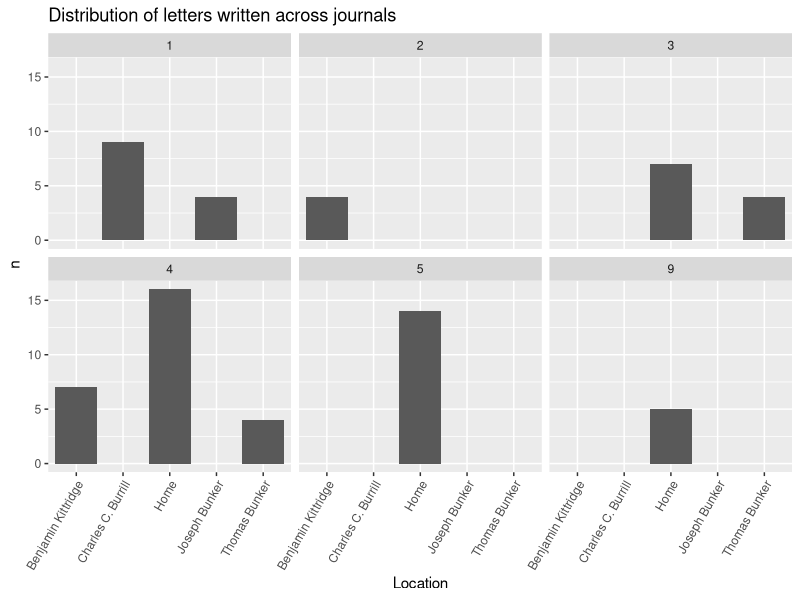
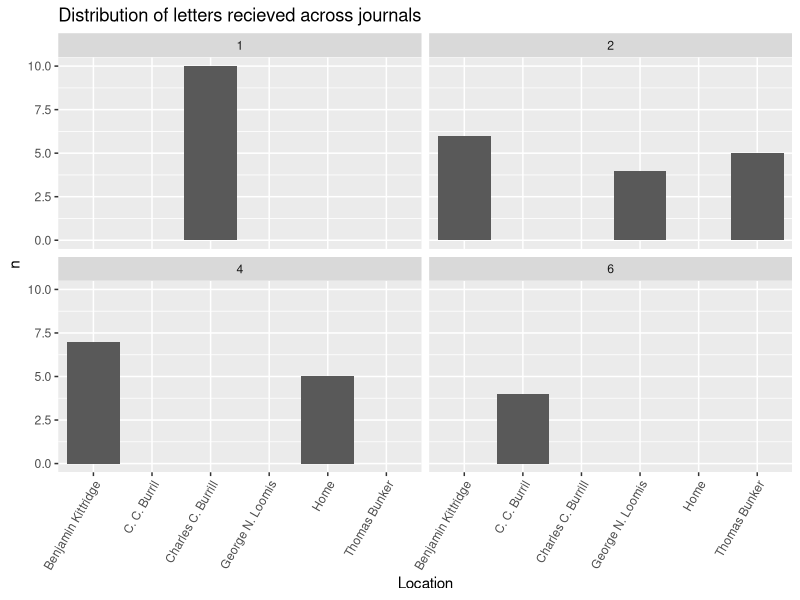
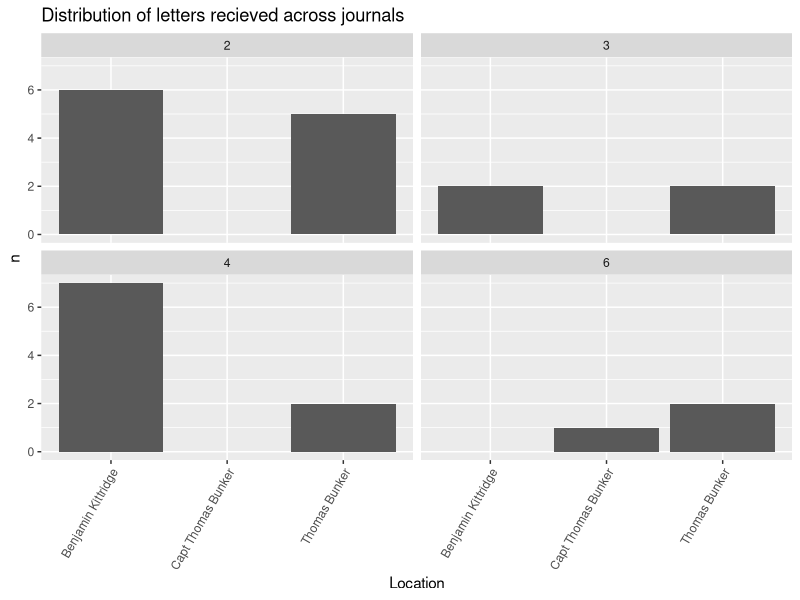
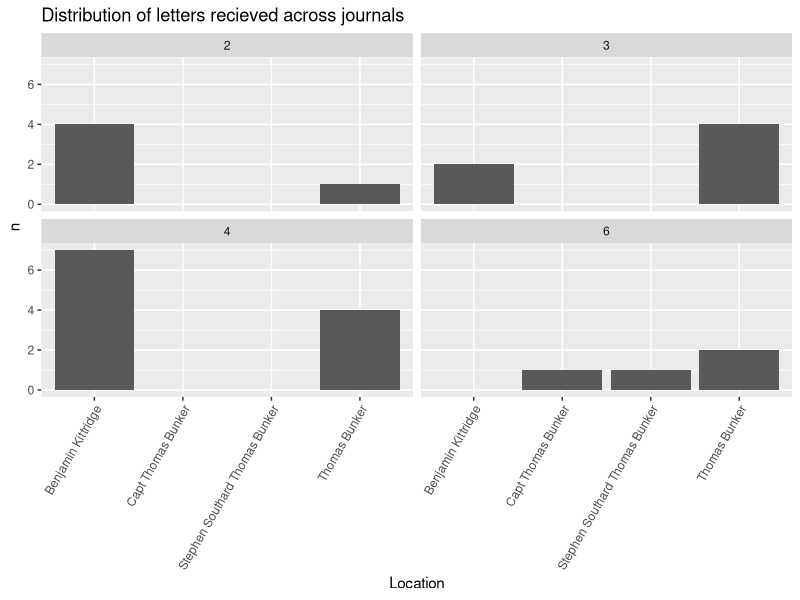

Write the R code that produced these figures, in order.
## ---- chunk 1
install.packages(c("tidyverse", 
                   "tidytext",
                   "stopwords",
                   "widyr",
                   "tidygraph",
                   "tidylo",
                   "ggraph",
                   "wordcloud",
                   "dplyr"))
## ---- chunk 2
library(dplyr)
library(tidyverse)
library("magrittr") 
library(tidyverse)
library(tidytext)
## ---- chunk 3
library(readr)
journal_71_72 <- read_csv("Data_Sets/journal_1871_1872 - Sheet1 (1).csv")
journal_73 <- read_csv("Data_Sets/journal_1873 - Sheet1.csv")
journal_74 <- read_csv("Data_Sets/journal_1874 - Sheet1.csv")
journal_75 <- read_csv("Data_Sets/journal_1875 - Sheet1.csv")
journal_76 <- read_csv("Data_Sets/journal_1876 - Sheet1.csv")
journal_77 <- read_csv("Data_Sets/journal_1877 - Sheet1.csv")
journal_80 <- read_csv("Data_Sets/journal_1880 - Sheet1.csv")
journal_83 <- read_csv("Data_Sets/journal_1883 - Sheet1.csv")
journal_84 <- read_csv("Data_Sets/journal_1884 - Sheet1.csv")
journal_86 <- read_csv("Data_Sets/journal_1886 - Sheet1.csv")

## ---- chunk 4
journal_71_72$journal <- 1
journal_73$journal <- 2
journal_74$journal <- 3
journal_75$journal <- 4
journal_76$journal <- 5
journal_77$journal <- 6

journal_80$journal <- 9

journal_83$journal <- 12
journal_84$journal <- 13

journal_86$journal <- 15
## ---- chunk 5
journal_71_72 <- journal_71_72 %>%
  rename(transcription_accuracy = transcription) %>%
  mutate(image_path = as.character(image_path)) %>%
  mutate(image_description = as.character(image_description))

journal_75 <- journal_75 %>%
  mutate(quantity = as.character(quantity)) %>%
  mutate(latitude = as.logical(latitude)) %>%
  mutate(latitude_origin = as.logical(latitude_origin)) %>%
  mutate(longitude = as.logical(longitude)) %>%
  mutate(longitude_origin = as.logical(longitude_origin))

journal_76 <- journal_76 %>%
  mutate(quantity = as.character(quantity)) %>%
  mutate(latitude = as.logical(latitude)) %>%
  mutate(latitude_origin = as.logical(latitude_origin)) %>%
  mutate(longitude = as.logical(longitude)) %>%
  mutate(longitude_origin = as.logical(longitude_origin)) %>%
  mutate(image_path = as.character(image_path)) %>%
  mutate(image_description = as.character(image_description)) %>%
  mutate(noteworthy = as.logical(noteworthy))

journal_77 <- journal_77 %>%
  mutate(quantity = as.character(quantity)) %>%
  mutate(image_path = as.character(image_path)) %>%
  mutate(image_description = as.character(image_description)) %>%
  mutate(noteworthy = as.logical(noteworthy)) %>%
  mutate(temperature_am = as.logical(temperature_am))

journal_80 <- journal_80 %>%
  mutate(image_path = as.character(image_path)) %>%
  mutate(image_description = as.character(image_description)) %>%
  mutate(noteworthy = as.logical(noteworthy)) %>%
  mutate(temperature_am = as.logical(temperature_am)) %>%
  mutate(temperature_pm = as.logical(temperature_pm)) %>%
  mutate(temperature_night = as.logical(temperature_night))
  
journal_86 <- journal_86 %>%
  mutate(image_path = as.character(image_path)) %>%
  mutate(image_description = as.character(image_description)) %>%
  mutate(noteworthy = as.logical(noteworthy)) %>%
  mutate(temperature_am = as.logical(temperature_am)) %>%
  mutate(temperature_pm = as.logical(temperature_pm)) %>%
  mutate(temperature_night = as.logical(temperature_night)) %>%
  mutate(latitude = as.logical(latitude)) %>%
  mutate(recorder = as.character(recorder)) %>%
  mutate(notes = as.character(notes)) %>%
  select(- ...37)

journal_83 <- journal_83 %>%
  mutate(image_path = as.character(image_path)) %>%
  mutate(image_description = as.character(image_description)) %>%
  mutate(noteworthy = as.logical(noteworthy)) %>%
  mutate(temperature_am = as.logical(temperature_am)) %>%
  mutate(latitude = as.logical(latitude)) %>%
  mutate(latitude_origin = as.logical(latitude_origin)) %>%
  mutate(longitude_origin = as.logical(longitude_origin)) %>%
  mutate(letter_from = as.character(letter_from))
  
journal_84 <- journal_84 %>%
  mutate(image_path = as.character(image_path)) %>%
  mutate(image_description = as.character(image_description)) %>%
  mutate(noteworthy = as.logical(noteworthy)) %>%
  mutate(temperature_am = as.logical(temperature_am)) %>%
  mutate(latitude = as.logical(latitude)) %>%
  mutate(latitude_origin = as.logical(latitude_origin)) %>%
  mutate(letter_to = as.character(letter_to))%>%
  mutate(notes = as.character(notes))
## ---- chunk 6
journals <- dplyr::bind_rows(journal_71_72, journal_73, journal_74, journal_75, journal_76, journal_77, journal_80, journal_86)
## ---- chunk 7
letters <- journals %>%
  filter(letter != "no letter")
## ---- chunk 8
read_letters <- letters %>%
  filter(letter_from != "NA")
  
## ---- chunk 9
write_letters <- letters %>%
  filter(letter_to != "NA")
## ---- chunk 10
read_letters <- read_letters %>%
  separate(letter_from, c("person_1", "person_2", "person_3", "person_4"), sep = ",")
## ---- chunk 11
per_1 <- read_letters %>%
  select(person_1, journal, journal_entry, date_mdy, month, transcription_accuracy, location, location_accuracy, local_place, local_place_accuracy, latitude,latitude_origin, longitude, longitude_origin, quantity, unit, item, letter, wind_direction_am, wind_direction_pm, wind_direction_night, weather_condition_am, weather_condition_pm, weather_condition_night, temperature_am, temperature_pm, temperature_night, image_path, image_description, recorder, notes, noteworthy, second_check) %>%
  rename(from = person_1)
per_2 <- read_letters %>%
  select(person_2, journal, journal_entry, date_mdy, month, transcription_accuracy, location, location_accuracy, local_place, local_place_accuracy, latitude,latitude_origin, longitude, longitude_origin, quantity, unit, item, letter, wind_direction_am, wind_direction_pm, wind_direction_night, weather_condition_am, weather_condition_pm, weather_condition_night, temperature_am, temperature_pm, temperature_night, image_path, image_description, recorder, notes, noteworthy, second_check) %>%
  rename(from = person_2)
per_3 <- read_letters %>%
  select(person_3, journal, journal_entry, date_mdy, month, transcription_accuracy, location, location_accuracy, local_place, local_place_accuracy, latitude,latitude_origin, longitude, longitude_origin, quantity, unit, item, letter, wind_direction_am, wind_direction_pm, wind_direction_night, weather_condition_am, weather_condition_pm, weather_condition_night, temperature_am, temperature_pm, temperature_night, image_path, image_description, recorder, notes, noteworthy, second_check) %>%
  rename(from = person_3)
per_4 <- read_letters %>%
  select(person_4, journal, journal_entry, date_mdy, month, transcription_accuracy, location, location_accuracy, local_place, local_place_accuracy, latitude,latitude_origin, longitude, longitude_origin, quantity, unit, item, letter, wind_direction_am, wind_direction_pm, wind_direction_night, weather_condition_am, weather_condition_pm, weather_condition_night, temperature_am, temperature_pm, temperature_night, image_path, image_description, recorder, notes, noteworthy, second_check) %>%
  rename(from = person_4)

read_letters <- dplyr::bind_rows(per_1, per_2, per_3, per_4)
## ---- chunk 12
read_letters <- read_letters %>%
  mutate(from = str_to_title(from)) %>%
  mutate(from = trimws(from, "both")) %>%
  filter(from != "NA")
## ---- chunk 13
(read_count <- read_letters %>%
   filter(from!= "NA") %>%
    count(from, sort = TRUE))
## ---- chunk 14
write_letters <- write_letters %>%
  separate(letter_to, c("person_1", "person_2", "person_3", "person_4"), sep = ",")
## ---- chunk 15
per_1 <- write_letters %>%
  select(person_1, journal, journal_entry, date_mdy, month, transcription_accuracy, location, location_accuracy, local_place, local_place_accuracy, latitude,latitude_origin, longitude, longitude_origin, quantity, unit, item, letter, wind_direction_am, wind_direction_pm, wind_direction_night, weather_condition_am, weather_condition_pm, weather_condition_night, temperature_am, temperature_pm, temperature_night, image_path, image_description, recorder, notes, noteworthy, second_check) %>%
  rename(to = person_1)
per_2 <- write_letters %>%
  select(person_2, journal, journal_entry, date_mdy, month, transcription_accuracy, location, location_accuracy, local_place, local_place_accuracy, latitude,latitude_origin, longitude, longitude_origin, quantity, unit, item, letter, wind_direction_am, wind_direction_pm, wind_direction_night, weather_condition_am, weather_condition_pm, weather_condition_night, temperature_am, temperature_pm, temperature_night, image_path, image_description, recorder, notes, noteworthy, second_check) %>%
  rename(to = person_2)
per_3 <- write_letters %>%
  select(person_3, journal, journal_entry, date_mdy, month, transcription_accuracy, location, location_accuracy, local_place, local_place_accuracy, latitude,latitude_origin, longitude, longitude_origin, quantity, unit, item, letter, wind_direction_am, wind_direction_pm, wind_direction_night, weather_condition_am, weather_condition_pm, weather_condition_night, temperature_am, temperature_pm, temperature_night, image_path, image_description, recorder, notes, noteworthy, second_check) %>%
  rename(to = person_3)
per_4 <- write_letters %>%
  select(person_4, journal, journal_entry, date_mdy, month, transcription_accuracy, location, location_accuracy, local_place, local_place_accuracy, latitude,latitude_origin, longitude, longitude_origin, quantity, unit, item, letter, wind_direction_am, wind_direction_pm, wind_direction_night, weather_condition_am, weather_condition_pm, weather_condition_night, temperature_am, temperature_pm, temperature_night, image_path, image_description, recorder, notes, noteworthy, second_check) %>%
  rename(to = person_4)

write_letters <- dplyr::bind_rows(per_1, per_2, per_3, per_4)
## ---- chunk 16
write_letters <- write_letters %>%
  mutate(to = str_to_title(to)) %>%
  mutate(to = trimws(to, "both")) %>%
  filter(to != "NA")
## ---- chunk 17
(write_count <- write_letters %>%
   filter(to != "NA") %>%
    count(to, sort = TRUE))

## ---- chunk 18
ben_kitt <-letters %>%
  filter(grepl('Benjamin Kittridge|benjamin kittridge', letter_from))
ben_kitt_2 <-letters %>%
  filter(grepl('Benjamin Kittridge|benjamin kittridge', letter_to))

ben_kitt <- dplyr::bind_rows(ben_kitt, ben_kitt_2)
## ---- chunk 19
(BK_words <- ben_kitt %>%
    unnest_tokens(word, journal_entry) %>%
    count(journal, word, sort = TRUE) %>%
    filter(!word %in% stop_words$word))
## ---- chunk 20
bk_mention <-journals %>%
  filter(grepl('Benj. Kittridge|Benjamin Kittredge|Kittredge', journal_entry)) %>%
  filter(letter == "no letter")
## ---- chunk 21
(bk_word_xletter <- bk_mention %>%
  filter(letter == "no letter") %>%
    unnest_tokens(word, journal_entry) %>%
    count(journal, word, sort = TRUE) %>%
    filter(!word %in% stop_words$word))
## ---- chunk 22
CC_Burr <-letters %>%
  filter(grepl('Charles C. Burrill|C. C. Burrill', letter_from))
CC_Burr_2 <-letters %>%
  filter(grepl('Charles C. Burrill|C. C. Burrill', letter_to))

CC_Burr <- dplyr::bind_rows(CC_Burr, CC_Burr_2)
## ---- chunk 23
(CC_words <- CC_Burr %>%
    unnest_tokens(word, journal_entry) %>%
    count(journal, word, sort = TRUE) %>%
    filter(!word %in% stop_words$word))
## ---- chunk 24
CB_mention <-journals %>%
  filter(grepl('CC Burrill|C.C. Burrill|C. C. Burrill|C C Burrill| Charles C. Burrill| Charles C Burrill|Chas. C. Burrill', journal_entry)) %>%
  filter(letter == "no letter")
## ---- chunk 25
(cb_word_xletter <- CB_mention %>%
  filter(letter == "no letter") %>%
    unnest_tokens(word, journal_entry) %>%
    count(journal, word, sort = TRUE) %>%
    filter(!word %in% stop_words$word))
## ---- chunk 26
Tom_Bunk <-letters %>%
  filter(grepl('Thomas Bunker', letter_from))
Tom_Bunk_2 <-letters %>%
  filter(grepl('Thomas Bunker', letter_to))

Tom_Bunk <- dplyr::bind_rows(Tom_Bunk, Tom_Bunk_2)
## ---- chunk 27
(TB_words <- Tom_Bunk %>%
    unnest_tokens(word, journal_entry) %>%
    count(journal, word, sort = TRUE) %>%
    filter(!word %in% stop_words$word))
## ---- chunk 28
tb_mention <-journals %>%
  filter(grepl('Thomas Bunker|Thom Bunker|thomas Bunker', journal_entry)) %>%
  filter(letter == "no letter")
## ---- chunk 29
(tb_word_xletter <- tb_mention %>%
  filter(letter == "no letter") %>%
    unnest_tokens(word, journal_entry) %>%
    count(journal, word, sort = TRUE) %>%
    filter(!word %in% stop_words$word))
## ---- chunk 30
JF_King <-letters %>%
  filter(grepl('J.F. Kingsley|J.F.K|JFK|Jfk|J F Kingsley| J. F. Kingsley', letter_from))
JF_King_2 <-letters %>%
  filter(grepl('J.F. Kingsley|J.F.K|JFK|Jfk|J F Kingsley| J. F. Kingsley', letter_to))

JF_King <- dplyr::bind_rows(JF_King, JF_King_2)
## ---- chunk 31
(JFK_words <- JF_King %>%
    unnest_tokens(word, journal_entry) %>%
    count(journal, word, sort = TRUE) %>%
    filter(!word %in% stop_words$word))
## ---- chunk 32
jfk_mention <-journals %>%
  filter(grepl('J.F. Kingsley|J.F.K|JFK|Jfk|J F Kingsley| J. F. Kingsley', journal_entry)) 
## ---- chunk 33
(jfk_word_xletter <- jfk_mention %>%
    unnest_tokens(word, journal_entry) %>%
    count(journal, word, sort = TRUE) %>%
    filter(!word %in% stop_words$word))
## ---- chunk 34
count_1 <- write_letters %>%
    filter(journal == 1) %>%
           count(to) 
count_2 <- write_letters %>%
    filter(journal == 2) %>%
           count(to) 
count_3 <- write_letters %>%
    filter(journal == 3) %>%
           count(to)
count_4 <- write_letters %>%
    filter(journal == 4) %>%
           count(to)
count_5 <- write_letters %>%
    filter(journal == 5) %>%
           count(to)
count_6 <- write_letters %>%
    filter(journal == 6) %>%
           count(to) 
count_9 <- write_letters %>%
    filter(journal == 9) %>%
           count(to)
count_12 <- write_letters %>%
    filter(journal == 12) %>%
           count(to)
count_13 <- write_letters %>%
    filter(journal == 13) %>%
           count(to)
count_15 <- write_letters %>%
    filter(journal == 15) %>%
           count(to) 

## ---- chunk 35
count_1$journal <- 1
count_2$journal <- 2
count_3$journal <- 3
count_4$journal <- 4
count_5$journal <- 5
count_6$journal <- 6
count_9$journal <- 9
count_12$journal <- 12
count_13$journal <- 13
count_15$journal <- 15
## ---- chunk 36

to_count <- dplyr::bind_rows(count_1, count_2, count_3, count_4, count_5, count_6, count_9, count_12,count_13, count_15)
## ---- chunk 37
to_count %>%
  group_by(journal) %>%
   filter(n > 3) %>%
  ggplot(aes(x=to, y=n)) + 
   geom_bar(stat = "identity")+
   facet_wrap(vars(journal))+
    theme(axis.text.x = element_text(angle = 60, hjust = 1))+
   labs(y = "n", x = "Location", title = "Distribution of letters written across journals")
## ---- chunk 38
count_1 <- read_letters %>%
    filter(journal == 1) %>%
           count(from) 
count_2 <- read_letters %>%
    filter(journal == 2) %>%
           count(from) 
count_3 <- read_letters %>%
    filter(journal == 3) %>%
           count(from)
count_4 <- read_letters %>%
    filter(journal == 4) %>%
           count(from)
count_5 <- read_letters %>%
    filter(journal == 5) %>%
           count(from)
count_6 <- read_letters %>%
    filter(journal == 6) %>%
           count(from) 
count_9 <- read_letters %>%
    filter(journal == 9) %>%
           count(from)
count_12 <- read_letters %>%
    filter(journal == 12) %>%
           count(from)
count_13 <- read_letters %>%
    filter(journal == 13) %>%
           count(from)
count_15 <- read_letters %>%
    filter(journal == 15) %>%
           count(from) 

## ---- chunk 39
count_1$journal <- 1
count_2$journal <- 2
count_3$journal <- 3
count_4$journal <- 4
count_5$journal <- 5
count_6$journal <- 6
count_9$journal <- 9
count_12$journal <- 12
count_13$journal <- 13
count_15$journal <- 15
## ---- chunk 40

from_count <- dplyr::bind_rows(count_1, count_2, count_3, count_4, count_5, count_6, count_9, count_12,count_13, count_15)
## ---- chunk 41
from_count %>%
  group_by(journal) %>%
   filter(n > 3) %>%
  ggplot(aes(x=from, y=n)) + 
   geom_bar(stat = "identity")+
   facet_wrap(vars(journal))+
    theme(axis.text.x = element_text(angle = 60, hjust = 1))+
   labs(y = "n", x = "Location", title = "Distribution of letters recieved across journals")
## ---- chunk 42
top_from <- dplyr::filter(from_count, grepl('C. C. Bunker|C.C. Burrill|C.c. Bunker|CC Bunker|Charles C. Bunker|Charles C Bunker|Benjamin Kittridge|Thomas Bunker|Capt. Thomas Bunker', from))
## ---- chunk 43
top_from %>%
  group_by(journal) %>%
  ggplot(aes(x=from, y=n)) + 
   geom_bar(stat = "identity")+
   facet_wrap(vars(journal))+
    theme(axis.text.x = element_text(angle = 60, hjust = 1))+
   labs(y = "n", x = "Location", title = "Distribution of letters recieved across journals")
## ---- chunk 44
top_to <- dplyr::filter(to_count, grepl('C. C. Bunker|C.C. Burrill|C.c. Bunker|CC Bunker|Charles C. Bunker|Charles C Bunker|Benjamin Kittridge|Thomas Bunker|Capt. Thomas Bunker', to))
## ---- chunk 45
top_to %>%
  group_by(journal) %>%
  ggplot(aes(x=to, y=n)) + 
   geom_bar(stat = "identity")+
   facet_wrap(vars(journal))+
    theme(axis.text.x = element_text(angle = 60, hjust = 1))+
   labs(y = "n", x = "Location", title = "Distribution of letters recieved across journals")
## ---- chunk 46
#mapping <- c("74250" = 1, "8000" = 2, "9000" = 3)
#data$Week_Number <- mapping[as.character(data$Process_ID)]

#https://forum.posit.co/t/creating-a-new-column-based-on-another-column/109464/6
## ---- chunk 47
Top_2 <-   
  dplyr::filter(write_letters, grepl('C. C. Burrill|C.C. Burrill|C.c. Burrill|CC Burrill|Charles C. Burrill|Charles C Burrill|Benjamin Kittridge|Thomas Bunker|Capt. Thomas Bunker', to))%>%
  rename(person = to)
Top_f <-
  dplyr::filter(read_letters, grepl('C. C. Burill|C.C. Burrill|C.c. Burrill|CC Burrill|Charles C. Burrill|Charles C Burill|Benjamin Kittridge|Thomas Bunker|Capt. Thomas Bunker', from))%>%
  rename(person = from)

top <- dplyr::bind_rows(Top_2, Top_f)
## ---- chunk 48
mapping <- c("C. C. Burrill" = 1, "C.C. Burrill" = 1, "C.c. Burrill" = 1,"CC Burrill" = 1,"Charles C. Burrill" = 1,"Charles C Burill" = 1, "Benjamin Kittridge" = 2, "Thomas Bunker" = 3, "Capt. Thomas Bunker" = 3)

top$latitude_to <- mapping[as.character(top$person)]
